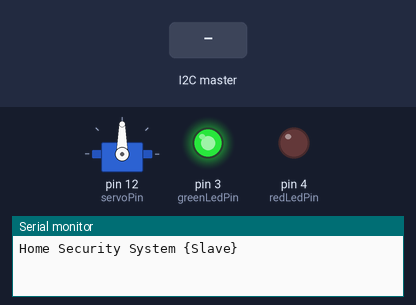
A sketch run on a simulated Arduino Uno, built with avr-gcc and run on an emulated ATmega328P. On the bench: servo, output pins drawn as LEDs (lit = HIGH), the last lines printed to the serial monitor. The inputs (shaded band) are chosen by the test bench.

Above: at 1.2 s.
1.3 s: the I2C master sends "B"
At 2.2 s:
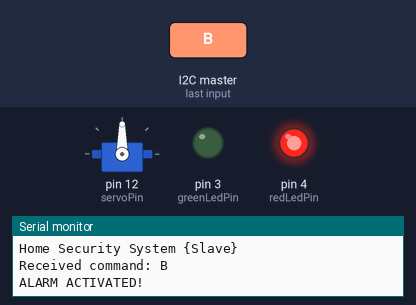
4.3 s: the I2C master sends "A"
At 5.5 s:
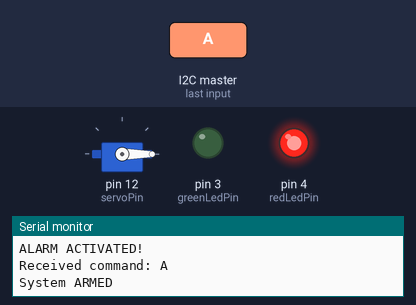
5.8 s: the I2C master sends "D"
At 6.8 s:
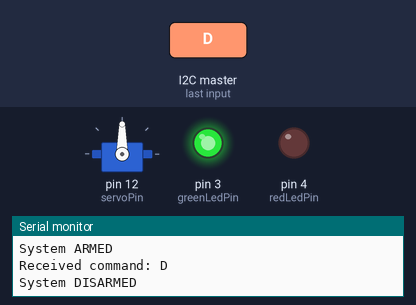
Timing chart, 0 to 8.8 s (numbered marks = the images above; inputs shaded):
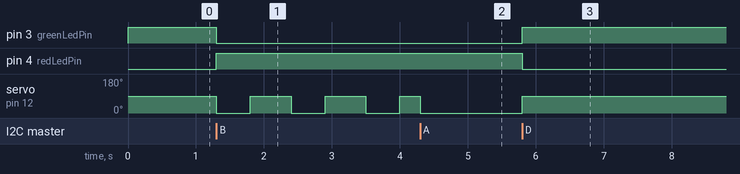

The sketch:

SlaveArduino.ino
```cpp
#include <Wire.h>
#include <Servo.h>

// Pin definitions
const int greenLedPin = 3;
const int redLedPin = 4;
const int servoPin = 12;

// System state
bool systemArmed = false;
bool alarmActive = false;

// Servo control
Servo lockServo;
const int LOCKED_POSITION = 0;
const int UNLOCKED_POSITION = 90;

void setup() {
  // Initialize I2C as slave with address 8
  Wire.begin(8);
  Wire.onReceive(receiveEvent);

  // Initialize serial for debugging
  Serial.begin(9600);
  Serial.println("Home Security System {Slave}");

  // Set up pins
  pinMode(greenLedPin, OUTPUT);
  pinMode(redLedPin, OUTPUT);

  // Initialize servo
  lockServo.attach(servoPin);
  lockServo.write(UNLOCKED_POSITION); // Start in unlocked position

  // Set initial LED states - green on (system disarmed), red off
  digitalWrite(greenLedPin, HIGH);
  digitalWrite(redLedPin, LOW);
}

void loop() {
  // If in alarm mode, oscillate the servo to simulate alarm
  if (alarmActive) {
    // Oscillate servo between positions
    lockServo.write(LOCKED_POSITION);
    delay(500);
    lockServo.write(UNLOCKED_POSITION);
    delay(500);
  } else {
    // Make sure servo is in the correct position based on system state
    if (systemArmed) {
      lockServo.write(LOCKED_POSITION);
    } else {
      lockServo.write(UNLOCKED_POSITION);
    }
  }

  delay(100); // Small delay for stability
}

// Function called when slave receives data from master
void receiveEvent(int howMany) {
  char command = Wire.read();
  Serial.print("Received command: ");
  Serial.println(command);

  switch (command) {
    case 'A': // Arm the system
      systemArmed = true;
      alarmActive = false;

      // Green LED off, red LED on when armed
      digitalWrite(greenLedPin, LOW);
      digitalWrite(redLedPin, HIGH);

      // Lock the servo
      lockServo.write(LOCKED_POSITION);

      Serial.println("System ARMED");
      break;

    case 'D': // Disarm the system
      systemArmed = false;
      alarmActive = false;

      // Green LED on, red LED off when disarmed
      digitalWrite(greenLedPin, HIGH);
      digitalWrite(redLedPin, LOW);

      // Unlock the servo
      lockServo.write(UNLOCKED_POSITION);

      Serial.println("System DISARMED");
      break;

    case 'B': // Breach detected - activate alarm
      alarmActive = true;
      activateAlarm();
      break;
  }
}

// Function to activate the alarm
void activateAlarm() {
  // Green LED off, red LED on during alarm
  digitalWrite(greenLedPin, LOW);
  digitalWrite(redLedPin, HIGH);

  // Start servo oscillation (will be handled in main loop)
  Serial.println("ALARM ACTIVATED!");
}
```

Measured:
- after the input at 1.3 s, pin 3 (greenLedPin): HIGH → LOW at once; pin 4 (redLedPin): LOW → HIGH at once; servo on pin 12 (servoPin): alternates 90° for 0.60 s and 0° for 0.50 s, starting at once
- after the input at 5.8 s, pin 3 (greenLedPin): LOW → HIGH at once; pin 4 (redLedPin): HIGH → LOW at once; servo on pin 12 (servoPin): 0° → 90° at once
